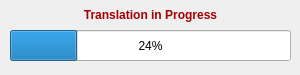
<?xml version="1.0" encoding="UTF-8"?>
<ui version="4.0">
 <class>Translating</class>
 <widget class="QMainWindow" name="Translating">
  <property name="geometry">
   <rect>
    <x>0</x>
    <y>0</y>
    <width>300</width>
    <height>75</height>
   </rect>
  </property>
  <property name="minimumSize">
   <size>
    <width>300</width>
    <height>75</height>
   </size>
  </property>
  <property name="maximumSize">
   <size>
    <width>300</width>
    <height>75</height>
   </size>
  </property>
  <property name="windowTitle">
   <string>Translating</string>
  </property>
  <widget class="QWidget" name="centralwidget">
   <widget class="QProgressBar" name="progressBar">
    <property name="geometry">
     <rect>
      <x>10</x>
      <y>30</y>
      <width>281</width>
      <height>31</height>
     </rect>
    </property>
    <property name="value">
     <number>24</number>
    </property>
   </widget>
   <widget class="QLabel" name="label">
    <property name="geometry">
     <rect>
      <x>10</x>
      <y>5</y>
      <width>281</width>
      <height>21</height>
     </rect>
    </property>
    <property name="text">
     <string>&lt;html&gt;&lt;head/&gt;&lt;body&gt;&lt;p align=&quot;center&quot;&gt;&lt;span style=&quot; font-weight:600; color:#a40000;&quot;&gt;Translation in Progress&lt;/span&gt;&lt;/p&gt;&lt;/body&gt;&lt;/html&gt;</string>
    </property>
   </widget>
  </widget>
 </widget>
 <resources>
  <include location="Resources/resource.qrc"/>
 </resources>
 <connections/>
</ui>
